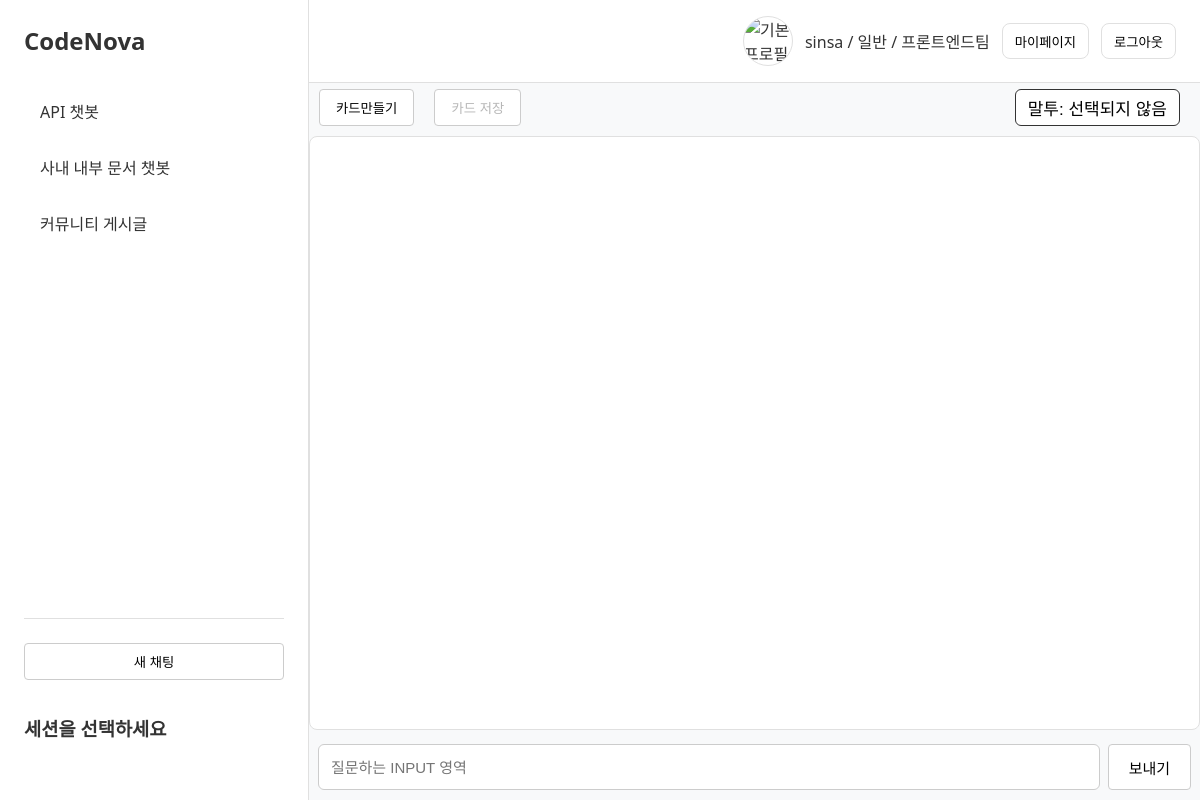
The app's page /main/internal-docs/ (signed in) with its own data.
### uauth/models.py (models this page shows, shortened)
class User(AbstractBaseUser, PermissionsMixin):
    id = models.CharField(max_length=50, primary_key=True)
    email = models.EmailField(max_length=255)
    name = models.CharField(max_length=100)
    phone = models.CharField(max_length=30)
    gender = models.CharField(max_length=20, choices=Gender.choices)
    birthday = models.DateField()
    rank = models.CharField(max_length=50, choices=Rank.choices)
    department = models.CharField(
        max_length=20,
        choices=Department.choices,
        null=True,
        blank=True,
    )
    status = models.CharField(
        max_length=20,
        choices=Status.choices,
        default=Status.PENDING,
    )
    created_at = models.DateTimeField(auto_now_add=True)
    updated_at = models.DateTimeField(auto_now=True)
    is_active = models.BooleanField(default=True)
    is_staff = models.BooleanField(default=False)
    profile_image = models.URLField(
        max_length=500,
        default="https://skn14-codenova-profile.s3.ap-northeast-2.amazonaws.com/profile_image/default2.png",
    )
    USERNAME_FIELD = "id"
    REQUIRED_FIELDS = ["email", "name", "phone", "gender", "birthday", "rank"]
    objects = UserManager()
    class Meta:
        db_table = "user"

### main/views.py (the view)
# urls.py: path("internal-docs/", views.internal_docs_view, name="internal-docs"),
@login_required
def internal_docs_view(request):
    chat_sessions = request.user.chat_sessions.filter(mode="internal")
    return render(
        request, "my_app/internal_docs.html", {"chat_sessions": chat_sessions}
    )

### main/templates/my_app/internal_docs.html (shortened to what this page needs)
{% extends 'my_app/base.html' %}
{% load static %}
{% block content %}
<link rel="stylesheet" href="{% static 'my_app/css/chat/chat.css' %}">
<div class="content-header header-split">
  <div class="left-group">
    <button id="btnCardSelect">카드만들기</button>
    <button id="btnCardSave">카드 저장</button>
  </div>
  <div class="right-group">
  <button id="toneSelectBtn" class="tone-btn none-btn">말투: 선택되지 않음</button>
</div>
</div>
<div class="chat-area">
    <ul id="chatLog" class="chat-log"></ul>
</div>
<div class="chat-input-area">
    <input id="chatInput" type="text" placeholder="질문하는 INPUT 영역" />
    <button id="sendBtn">보내기</button>
</div>
{% endblock %}

### main/templates/my_app/base.html (shortened to what this page needs)
{% load static %}
<!DOCTYPE html>
<html lang="ko">
<head>
    <link rel="stylesheet" href="{% static 'my_app/css/style.css' %}">
</head>
<body>
    <div class="main-layout">
        <aside class="sidebar">
            <div class="sidebar-brand">
                <a href="{% url 'main:home' %}">CodeNova</a>
            </div>
            <nav class="sidebar-nav">
                <ul>
                    <li><a href="{% url 'main:main-chatbot' %}">API 챗봇</a></li>
                    <li><a href="{% url 'main:internal-docs' %}">사내 내부 문서 챗봇</a></li>
                    <li><a href="{% url 'main:community-board' %}">커뮤니티 게시글</a></li>
                </ul>
            </nav>
            {% if request.resolver_match.url_name == 'main-chatbot' or request.resolver_match.url_name == 'internal-docs' %}
            <div class="chat-history">
                <div class="chat-history__header">
                    <button class="btn-new-chat" type="button">새 채팅</button>
                </div>
                <h3 id="sessionTitle" class="session-title">세션을 선택하세요</h3>
                <ul id="sessionList" class="session-list">
                </ul>
            </div>
            {% endif %}
        </aside>
        <div class="content-wrapper">
            <header class="top-header">
                <div class="header-buttons">
            {% if request.user.is_authenticated %}
                {% if request.user.profile_image %}
                    <img src="{{ request.user.profile_image }}" alt="프로필 이미지" class="avatar" >
                {% else %}
                    <img src="{{ request.user.profile_image }}" alt="기본 프로필" class="avatar" >
                {% endif %}
            {% endif %}
                    <span>
                        {{ request.user.name }} / {{ request.user.get_rank_display }}
                        {% if request.user.department %}
                        / {{ request.user.get_department_display }}
                        {% endif %}
                    </span>
                    <button class="btn-header" onclick="location.href='{% url 'mypage:mypage' %}'">마이페이지</button>
                    <form action="{% url 'uauth:logout' %}" method="post" style="display:inline;">
                    <button type="submit" class="btn-header">로그아웃</button>
                    </form>
                </div>
            </header>
            <main class="main-content">
                {% block content %}{% endblock %}
            </main>
        </div>
    </div>
</body>
</html>

### main/static/my_app/css/style.css (style rules this page uses)
body, html { margin: 0; padding: 0; height: 100%; font-family: system-ui, -apple-system, BlinkMacSystemFont, 'Segoe UI', Roboto, Oxygen, Ubuntu, Cantarell, 'Open Sans', 'Helvetica Neue', sans-serif; background-color: #f8f9fa; color: #333; }
a { text-decoration: none; color: inherit; }
ul { list-style: none; padding: 0; margin: 0; }
button { cursor: pointer; border: 1px solid #ccc; background-color: #fff; padding: 8px 16px; border-radius: 4px; }
.main-layout { display: flex; height: 100vh; }
.sidebar { width: 260px; background-color: #fff; border-right: 1px solid #e0e0e0; display: flex; flex-direction: column; padding: 24px; }
.sidebar-brand { font-size: 24px; font-weight: bold; margin-bottom: 30px; }
.sidebar-nav li a { display: block; padding: 12px 16px; margin-bottom: 8px; border-radius: 6px; }
.chat-history { margin-top: auto; border-top: 1px solid #e0e0e0; padding-top: 16px; }
.btn-new-chat { width: 100%; margin-top: 8px; margin-bottom: 16px; }
.content-wrapper { flex: 1; display: flex; flex-direction: column; height: 100vh; overflow: hidden; }
.top-header { display: flex; align-items: center; justify-content: flex-start; padding: 16px 24px; border-bottom: 1px solid #e0e0e0; background-color: #fff; }
.header-buttons { margin-left: auto; display: flex; align-items: center; gap: 12px; }
.main-content { flex: 1; padding: 24px; overflow-y: auto; display: flex; flex-direction: column; }
.content-header { display: flex; align-items: center; margin-bottom: 24px; gap: 16px; }
.chat-area { flex: 1; border: 1px solid #e0e0e0; border-radius: 8px; padding: 24px; margin-bottom: 24px; background-color: #fff; display: flex; flex-direction: column; justify-content: center; align-items: center; }
.chat-input-area { display: flex; gap: 16px; align-items: center; }
.chat-input-area input { flex: 1; padding: 12px; border-radius: 6px; border: 1px solid #ccc; }
:root { --header-h: 36px; --avatar-size: 48px; }
.avatar { width: var(--avatar-size); height: var(--avatar-size); object-fit: cover; object-position: center; border-radius: 50%; border: 1px solid #e0e0e0; display: block; flex-shrink: 0; }
.btn-header { display: inline-flex; align-items: center; justify-content: center; height: var(--header-h); padding: 0 12px; border: 1px solid #e0e0e0; border-radius: 8px; background: #fff; }
.top-header form { margin: 0; }
.session-list { max-height: 300px; overflow-y: auto; overflow-x: hidden; padding-right: 5px; scrollbar-width: thin; scrollbar-color: transparent transparent; }
.main-content { padding: 0; }

### main/static/my_app/css/chat/chat.css (style rules this page uses)
.chat-area { flex: 1 1 auto; min-height: 0; display: flex; overflow: hidden; }
#chatLog { flex: 1 1 auto; overflow-y: auto; margin: 0; padding: 20px; display: flex; flex-direction: column; width: 100%; }
.chat-log { list-style: none; padding: 0; margin: 0; }
.content-header { margin-bottom: 10px; }
.header-split { display: flex; justify-content: space-between; align-items: center; margin-bottom: 10px; }
.header-split .left-group button { margin-right: 6px; }
.header-split .right-group button { margin-left: 6px; }
#sessionList { display: grid; grid-template-columns: 1fr; gap: 8px; padding: 8px 0; margin: 0; list-style: none; max-height: 400px; overflow-y: auto; }
:root { --card-hover-bg: #e9f2ff; --card-hover-ring: #7fb0ff; }
#btnCardSelect, #btnCardSave { margin-left: 10px; margin-top: 5px; }
.chat-input-area { position: relative; top: -10px; display: flex; align-items: center; gap: 8px; width: 98%; margin: 0 auto; }
#chatInput { flex: 1; height: 46px; padding: 0 12px; font-size: 15px; box-sizing: border-box; }
#sendBtn { height: 46px; padding: 0 20px; font-size: 15px; flex-shrink: 0; cursor: pointer; }
#toneSelectBtn { padding: 5px 12px; font-size: 17px; min-width: 125px; border-radius: 6px; margin-right: 20px; margin-top: 6px; border: 1px solid #333; }

### main/templates/my_app/internal_docs.html (style rules this page uses)
.tone-btn { padding: 12px 24px; border: 2px solid #ddd; border-radius: 8px; background-color: white; cursor: pointer; font-size: 16px; transition: all 0.3s ease; min-width: 120px; }

### records on screen
User: user.name "sinsa", user.rank "일반", user.department "프론트엔드팀"
